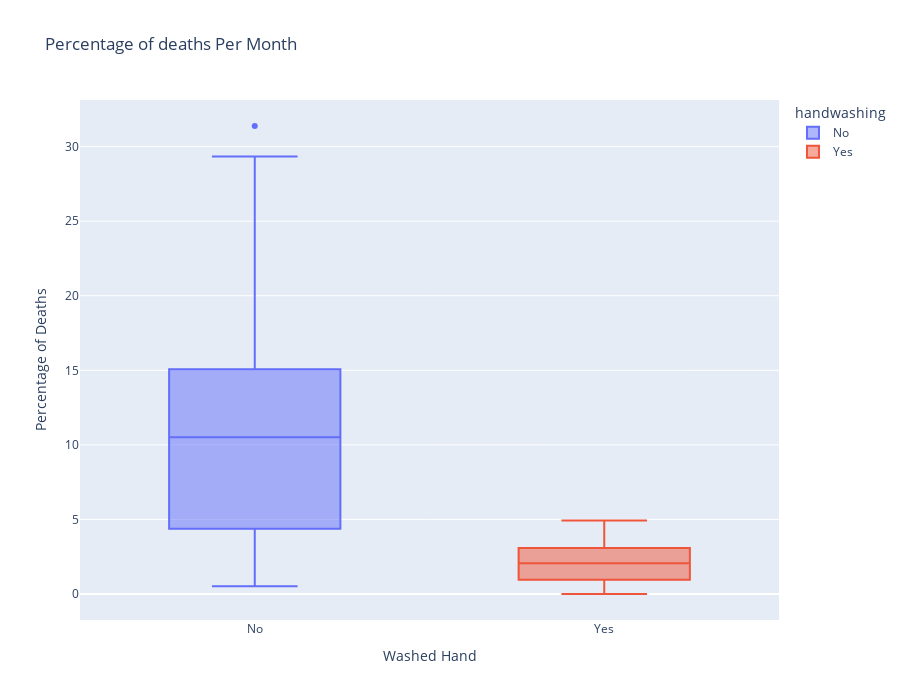

Notebook cell for this chart:
### Code cell
px.box(
    data_frame=df_monthly,
    x="handwashing",
    y="pct_deaths",
    color="handwashing",
    height=700,
    title="Percentage of deaths Per Month",
).update_layout(yaxis_title="Percentage of Deaths", xaxis_title="Washed Hand")

### Figure 1 — Plotly figure (JSON) as saved in the notebook; plotly's stock layout.template omitted (floating-point values rounded to 4 significant figures)
{"data": [{"alignmentgroup": "True", "hovertemplate": "handwashing=%{x}<br>pct_deaths=%{y}<extra></extra>", "legendgroup": "No", "marker": {"color": "#636efa"}, "name": "No", "notched": false, "offsetgroup": "No", "orientation": "v", "showlegend": true, "type": "box", "x": ["No", "No", "No", "No", "No", "No", "No", "No", "No", "No", "No", "No", "No", "No", "No", "No", "No", "No", "No", "No", "No", "No", "No", "No", "No", "No", "No", "No", "No", "No", "No", "No", "No", "No", "No", "No", "No", "No", "No", "No", "No", "No", "No", "No", "No", "No", "No", "No", "No", "No", "No", "No", "No", "No", "No", "No", "No", "No", "No", "No", "No", "No", "No", "No", "No", "No", "No", "No", "No", "No", "No", "No", "No", "No", "No", "No"], "x0": " ", "xaxis": "x", "y": [14.57, 7.531, 4.332, 1.569, 0.7843, 5, 8.421, 1.351, 1.878, 11.02, 22.55, 20.85, 12.22, 10.23, 10.74, 3.226, 6.593, 20.78, 25.46, 18.39, 29.34, 22.97, 31.38, 19.12, 15.97, 12.41, 11.93, 6.098, 4.082, 0.5236, 1.554, 2.262, 17.6, 7.143, 8.051, 15.16, 11.28, 17.03, 17.31, 5.833, 2.679, 4.369, 6.32, 1.224, 3.226, 11.02, 10.55, 7.591, 4.745, 4.452, 4.231, 4.392, 7.143, 6.122, 3.586, 10.55, 14.84, 10.94, 10.49, 13.39, 18.09, 15.43, 18.97, 13.44, 10.15, 13.1, 18.06, 14.39, 14.96, 10.77, 5.369, 3.215, 1.923, 3.607, 18.27, 12.24], "y0": " ", "yaxis": "y"}, {"alignmentgroup": "True", "hovertemplate": "handwashing=%{x}<br>pct_deaths=%{y}<extra></extra>", "legendgroup": "Yes", "marker": {"color": "#EF553B"}, "name": "Yes", "notched": false, "offsetgroup": "Yes", "orientation": "v", "showlegend": true, "type": "box", "x": ["Yes", "Yes", "Yes", "Yes", "Yes", "Yes", "Yes", "Yes", "Yes", "Yes", "Yes", "Yes", "Yes", "Yes", "Yes", "Yes", "Yes", "Yes", "Yes", "Yes", "Yes", "Yes"], "x0": " ", "xaxis": "x", "y": [2.239, 1.2, 1.894, 4.58, 3.957, 4.472, 2.93, 3.534, 0.6873, 0, 0.6557, 0.9585, 1.136, 0.3717, 0, 0.9615, 2.341, 2.903, 1.34, 2.233, 3.085, 4.926], "y0": " ", "yaxis": "y"}], "layout": {"boxmode": "overlay", "height": 700, "legend": {"title": {"text": "handwashing"}, "tracegroupgap": 0}, "title": {"text": "Percentage of deaths Per Month"}, "xaxis": {"anchor": "y", "categoryarray": ["No", "Yes"], "categoryorder": "array", "domain": [0, 1], "title": {"text": "Washed Hand"}}, "yaxis": {"anchor": "x", "domain": [0, 1], "title": {"text": "Percentage of Deaths"}}}}
